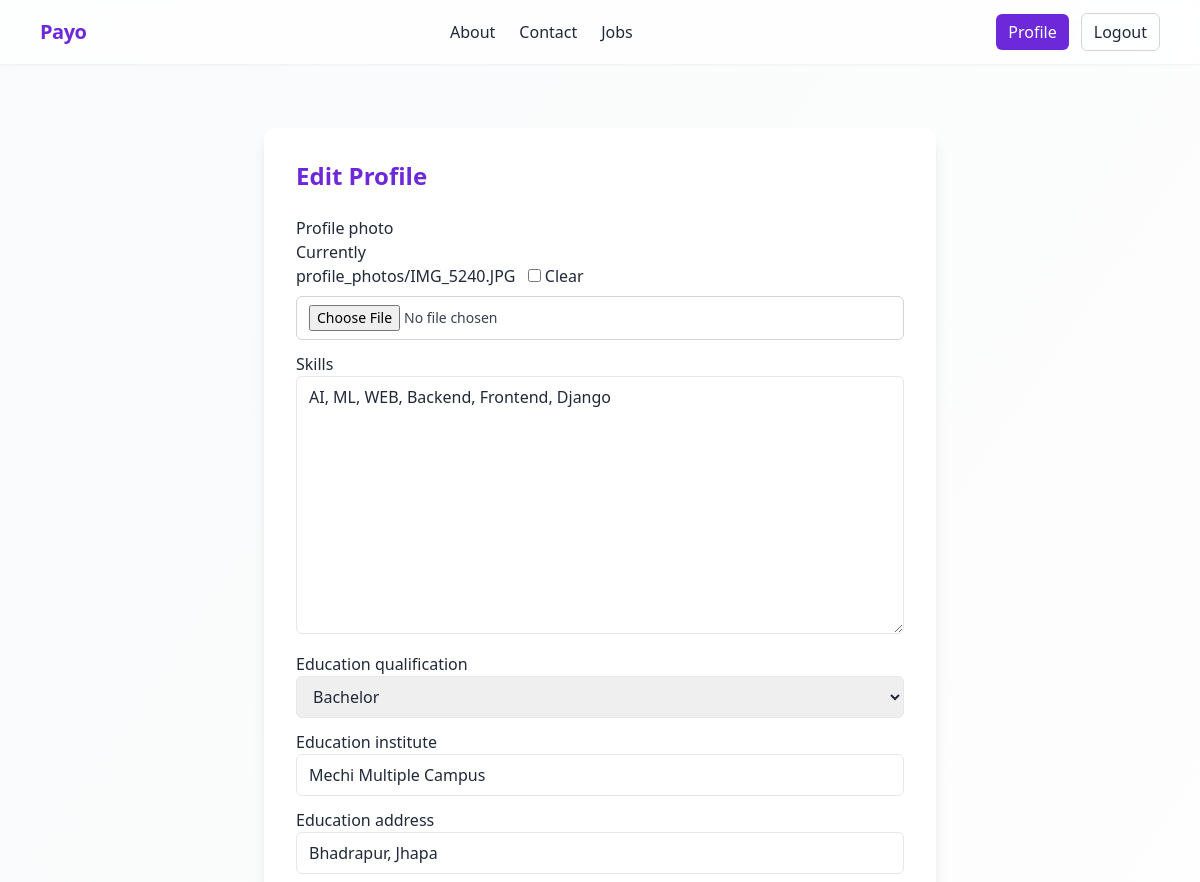
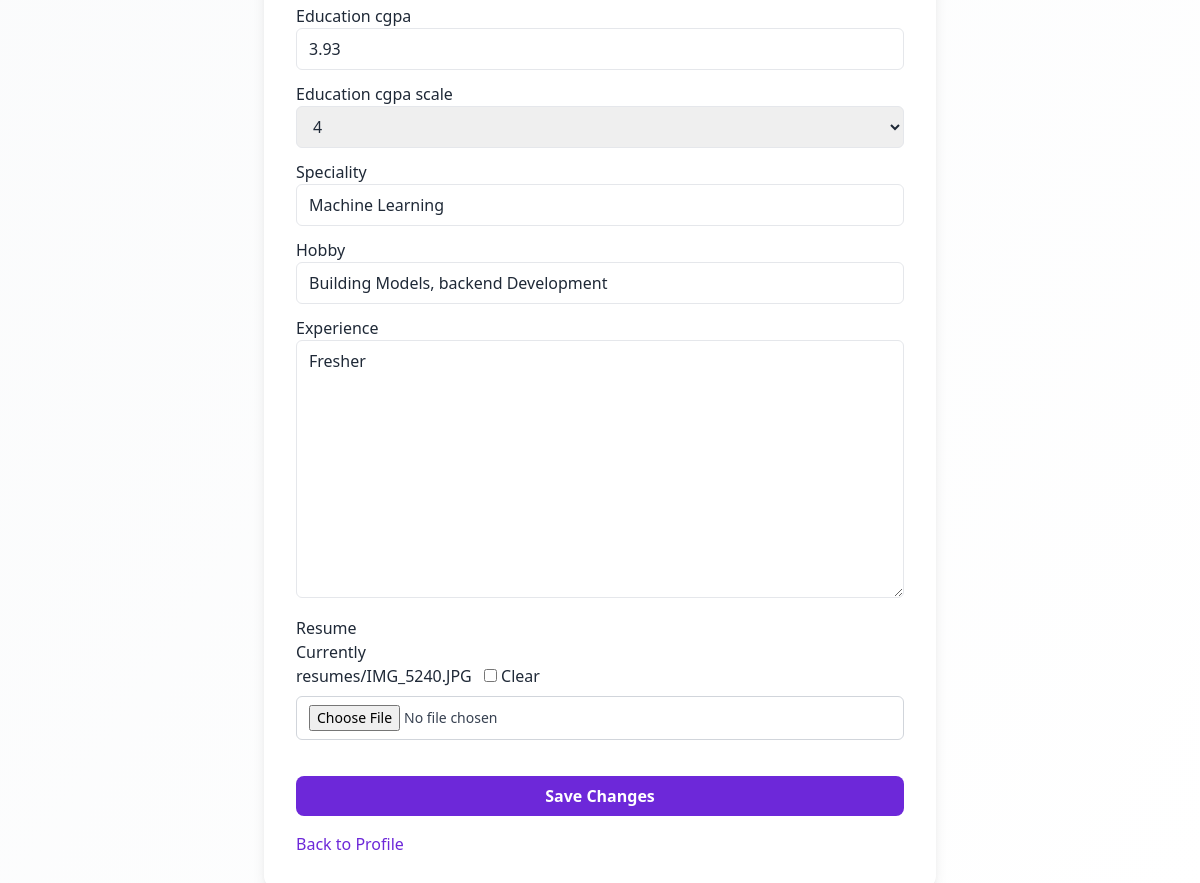
/users/profile/edit/ (signed in), run on the app's committed database (2 pictures, top to bottom).
### users/models.py (models this page shows, shortened)
class User(AbstractUser):
    class UserType(models.TextChoices):
        ORGANIZATION = "ORG", "Organization"
        APPLICANT = "APP", "Job Applier"
    user_type = models.CharField(
        max_length=3,
        choices=UserType.choices,
        default=UserType.APPLICANT,
    )
    organization_name = models.CharField(max_length=255, blank=True)
    organization_website = models.URLField(blank=True)
    profile_photo = models.ImageField(upload_to="profile_photos/", blank=True, null=True)
    resume = models.FileField(upload_to="resumes/", blank=True, null=True)
    skills = models.TextField(blank=True)
    education_qualification = models.CharField(max_length=100, blank=True)
    education_institute = models.CharField(max_length=255, blank=True)
    education_address = models.CharField(max_length=255, blank=True)
    education_cgpa = models.DecimalField(max_digits=4, decimal_places=2, blank=True, null=True)
    education_cgpa_scale = models.CharField(max_length=10, blank=True)
    speciality = models.CharField(max_length=255, blank=True)
    hobby = models.CharField(max_length=255, blank=True)
    experience = models.TextField(blank=True)

### users/views.py (the view)
# urls.py: path("profile/edit/", profile_edit, name="profile_edit"),
@login_required
def profile_edit(request):
    user = request.user
    if user.user_type != user.UserType.APPLICANT:
        return redirect("profile")
    if request.method == "POST":
        form = ApplicantProfileEditForm(request.POST, request.FILES, instance=user)
        if form.is_valid():
            form.save()
            return redirect("profile")
    else:
        form = ApplicantProfileEditForm(instance=user)
    return render(request, "users/profile_edit.html", {"form": form})

### users/templates/users/profile_edit.html (shortened to what this page needs)
{% extends "base.html" %}
{% load crispy_forms_tags %}
{% block content %}
<div class="max-w-2xl mx-auto bg-white rounded-xl shadow-lg p-8 mt-8">
  <h1 class="text-2xl font-bold text-primary mb-6">Edit Profile</h1>
  <form method="post" enctype="multipart/form-data">
    {{ form|crispy }}
    <button type="submit" class="mt-6 w-full py-2 px-4 bg-primary text-white font-semibold rounded-lg hover:bg-purple-700 transition">Save Changes</button>
  </form>
  <a href="{% url 'users:profile' %}" class="block mt-4 text-primary hover:underline">Back to Profile</a>
</div>
{% endblock %}

### data on the page
User: skills "AI, ML, WEB, Backend, Frontend, Django", education_qualification "Bachelor", education_institute "Mechi Multiple Campus", education_address "Bhadrapur, Jhapa", education_cgpa "3.93", education_cgpa_scale "4", speciality "Machine Learning", hobby "Building Models, backend Development", experience "Fresher"
